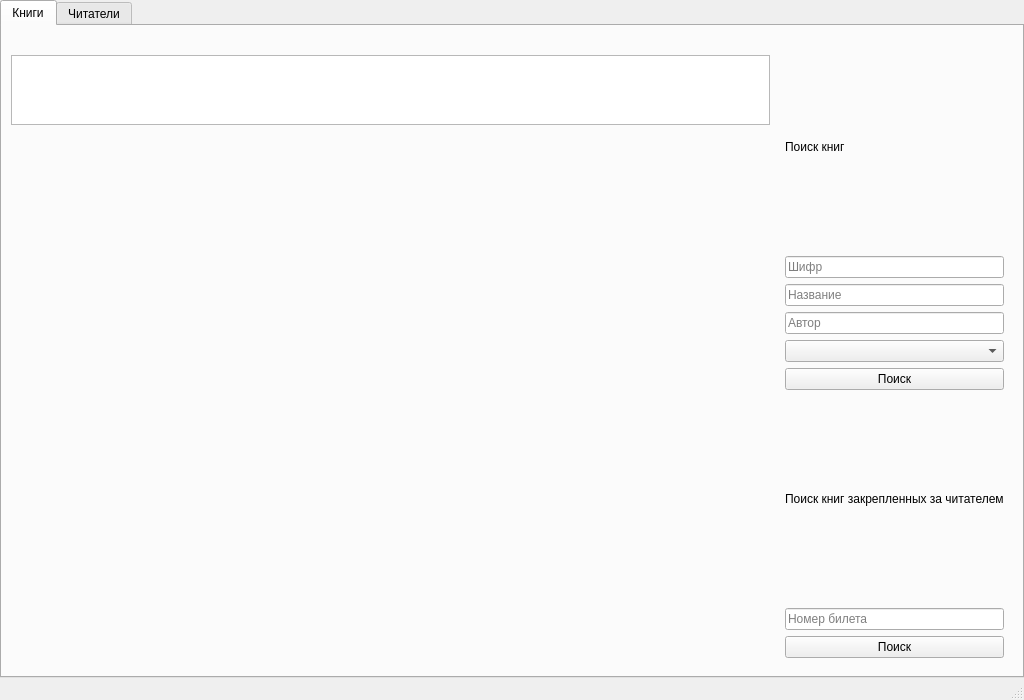
<?xml version="1.0" encoding="UTF-8"?>
<ui version="4.0">
 <class>MainWindow</class>
 <widget class="QMainWindow" name="MainWindow">
  <property name="geometry">
   <rect>
    <x>0</x>
    <y>0</y>
    <width>1024</width>
    <height>700</height>
   </rect>
  </property>
  <property name="minimumSize">
   <size>
    <width>1024</width>
    <height>700</height>
   </size>
  </property>
  <property name="windowTitle">
   <string>Библиотека</string>
  </property>
  <widget class="QWidget" name="centralwidget">
   <layout class="QHBoxLayout" name="horizontalLayout_2">
    <property name="spacing">
     <number>0</number>
    </property>
    <property name="leftMargin">
     <number>0</number>
    </property>
    <property name="topMargin">
     <number>0</number>
    </property>
    <property name="rightMargin">
     <number>0</number>
    </property>
    <property name="bottomMargin">
     <number>0</number>
    </property>
    <item>
     <widget class="QTabWidget" name="tabWidget">
      <property name="currentIndex">
       <number>0</number>
      </property>
      <widget class="QWidget" name="books_tab">
       <attribute name="title">
        <string>Книги</string>
       </attribute>
       <layout class="QHBoxLayout" name="horizontalLayout">
        <item>
         <layout class="QVBoxLayout" name="verticalLayout_2">
          <item>
           <widget class="QLabel" name="query_label">
            <property name="text">
             <string/>
            </property>
           </widget>
          </item>
          <item>
           <widget class="QTableWidget" name="books_table">
            <property name="sizePolicy">
             <sizepolicy hsizetype="Expanding" vsizetype="Fixed">
              <horstretch>0</horstretch>
              <verstretch>0</verstretch>
             </sizepolicy>
            </property>
            <property name="sizeAdjustPolicy">
             <enum>QAbstractScrollArea::AdjustToContents</enum>
            </property>
            <property name="editTriggers">
             <set>QAbstractItemView::NoEditTriggers</set>
            </property>
            <property name="tabKeyNavigation">
             <bool>false</bool>
            </property>
            <property name="showDropIndicator" stdset="0">
             <bool>false</bool>
            </property>
            <property name="dragDropOverwriteMode">
             <bool>false</bool>
            </property>
            <property name="selectionMode">
             <enum>QAbstractItemView::NoSelection</enum>
            </property>
            <property name="textElideMode">
             <enum>Qt::ElideLeft</enum>
            </property>
            <property name="sortingEnabled">
             <bool>false</bool>
            </property>
            <property name="cornerButtonEnabled">
             <bool>false</bool>
            </property>
            <property name="rowCount">
             <number>0</number>
            </property>
            <property name="columnCount">
             <number>0</number>
            </property>
            <attribute name="horizontalHeaderStretchLastSection">
             <bool>false</bool>
            </attribute>
           </widget>
          </item>
          <item>
           <spacer name="verticalSpacer">
            <property name="orientation">
             <enum>Qt::Vertical</enum>
            </property>
            <property name="sizeHint" stdset="0">
             <size>
              <width>20</width>
              <height>40</height>
             </size>
            </property>
           </spacer>
          </item>
         </layout>
        </item>
        <item>
         <widget class="QWidget" name="book_search_widget" native="true">
          <property name="sizePolicy">
           <sizepolicy hsizetype="Fixed" vsizetype="Preferred">
            <horstretch>0</horstretch>
            <verstretch>0</verstretch>
           </sizepolicy>
          </property>
          <layout class="QVBoxLayout" name="verticalLayout">
           <item>
            <widget class="QLabel" name="book_search_label">
             <property name="text">
              <string>Поиск книг</string>
             </property>
            </widget>
           </item>
           <item>
            <widget class="QLineEdit" name="cipher_le">
             <property name="placeholderText">
              <string>Шифр</string>
             </property>
            </widget>
           </item>
           <item>
            <widget class="QLineEdit" name="title_le">
             <property name="placeholderText">
              <string>Название</string>
             </property>
            </widget>
           </item>
           <item>
            <widget class="QLineEdit" name="author_le">
             <property name="placeholderText">
              <string>Автор</string>
             </property>
            </widget>
           </item>
           <item>
            <widget class="QComboBox" name="room_combo_box">
             <property name="editable">
              <bool>false</bool>
             </property>
            </widget>
           </item>
           <item>
            <widget class="QPushButton" name="book_search_btn">
             <property name="text">
              <string>Поиск</string>
             </property>
            </widget>
           </item>
           <item>
            <widget class="QLabel" name="readers_book_label">
             <property name="text">
              <string>Поиск книг закрепленных за читателем</string>
             </property>
            </widget>
           </item>
           <item>
            <widget class="QLineEdit" name="card_number_le">
             <property name="text">
              <string/>
             </property>
             <property name="placeholderText">
              <string>Номер билета</string>
             </property>
            </widget>
           </item>
           <item>
            <widget class="QPushButton" name="readers_book_search_btn">
             <property name="text">
              <string>Поиск</string>
             </property>
            </widget>
           </item>
          </layout>
         </widget>
        </item>
       </layout>
      </widget>
      <widget class="QWidget" name="readers_tab">
       <attribute name="title">
        <string>Читатели</string>
       </attribute>
      </widget>
     </widget>
    </item>
   </layout>
  </widget>
  <widget class="QMenuBar" name="menubar">
   <property name="geometry">
    <rect>
     <x>0</x>
     <y>0</y>
     <width>1024</width>
     <height>26</height>
    </rect>
   </property>
  </widget>
  <widget class="QStatusBar" name="statusbar"/>
 </widget>
 <resources/>
 <connections/>
</ui>
